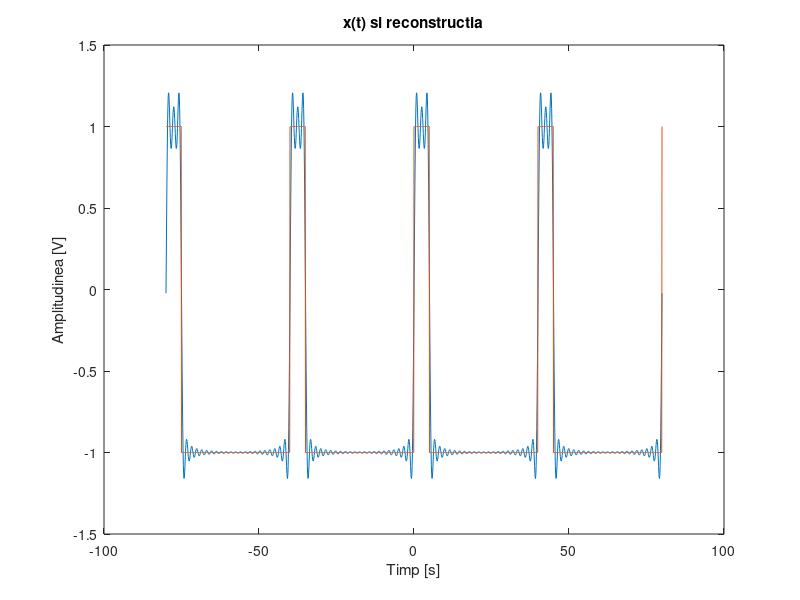
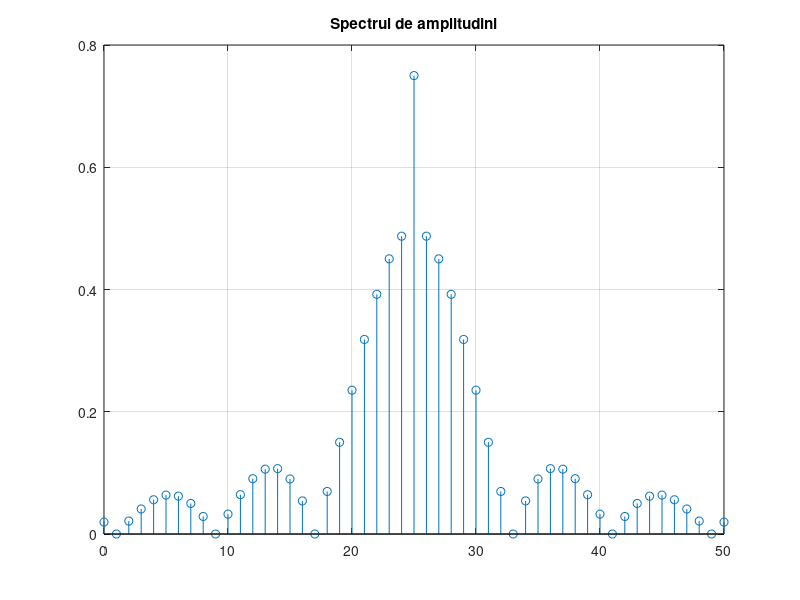

Here is the MATLAB script that generated these plots, in order:
%Numar de ordine: 5 Bricicaru Lucian Semnal Dreptunghiular
%conform SF, orice semnal poate fi scris ca o suma infinita de sinusuri si cosinusuri de diferite frecvente
%semnalul reconstruit are aproape aceeasi forma ca si semnalul original, avand cateva diferente
%aceasta diferenta poate fi diminuata prin cresterea numarului de coeficienti din SF
%spre final putem observa ca semnalul poate fi scris printr-o suma de SIN, deci semnalul va prezenta un caracter sinusoidal

%atribuim perioadei valoarea data
P = 40; %Perioada semnalului
f = 1/P;
%alegem rezolutia temporala adecvata si ulterior sa mai afisam o perioada la dreapta si alta la stanga
t = -2 * P:0.1:2 * P;
%atribuim pulsul semnalului in functie de ordine
D = 5;
%calculam factorul de umplere cu formula : duty = D / P * 100;
duty = 12.5;
%setam numarul de coeficienti
N = 50; 
omega = 2 * pi / P; 

%notam semnalul nostru dreptunghiular cu X si cream un semnal dreptunghiular
X = square(omega * t, duty);        
f = @(t)square(omega * t, duty);
%calculam coeficientii CC

CC = 1 / P * integral(f, 0, P);
Ck = zeros(1,N);
Ak = zeros(1,N);
x_modificat = 0;

	for (k = 1 : 1 : N)
   		f = @(t)square(omega * t, duty).*exp(-omega * t * 1j * (k - 25));
		%calculam coeficientii SFC
   		Ck(k) = 1/P * integral(f, 0, P);             
   		Ak(k+1) = 2 * abs(Ck(k));
		%cream un semnal din suma de sinusuri
  		x_modificat = x_modificat + Ck(k) * exp(omega * t *1j * (k - 25));
	end

figure(1);
%afisam semnalul creat din suma de sinusuri peste semnalul original
plot(t, x_modificat, t, X);
title('x(t) si reconstructia');
ylabel('Amplitudinea [V]');
xlabel('Timp [s]');
figure(2)
%facem simetria amplitudinilor Ak pentru spectru
Ak(26) = abs(CC);
Ak(1) = Ak(51);   
%afisam spectrul de valori                 
stem([0:N],Ak); 
title('Spectrul de amplitudini');
grid;
